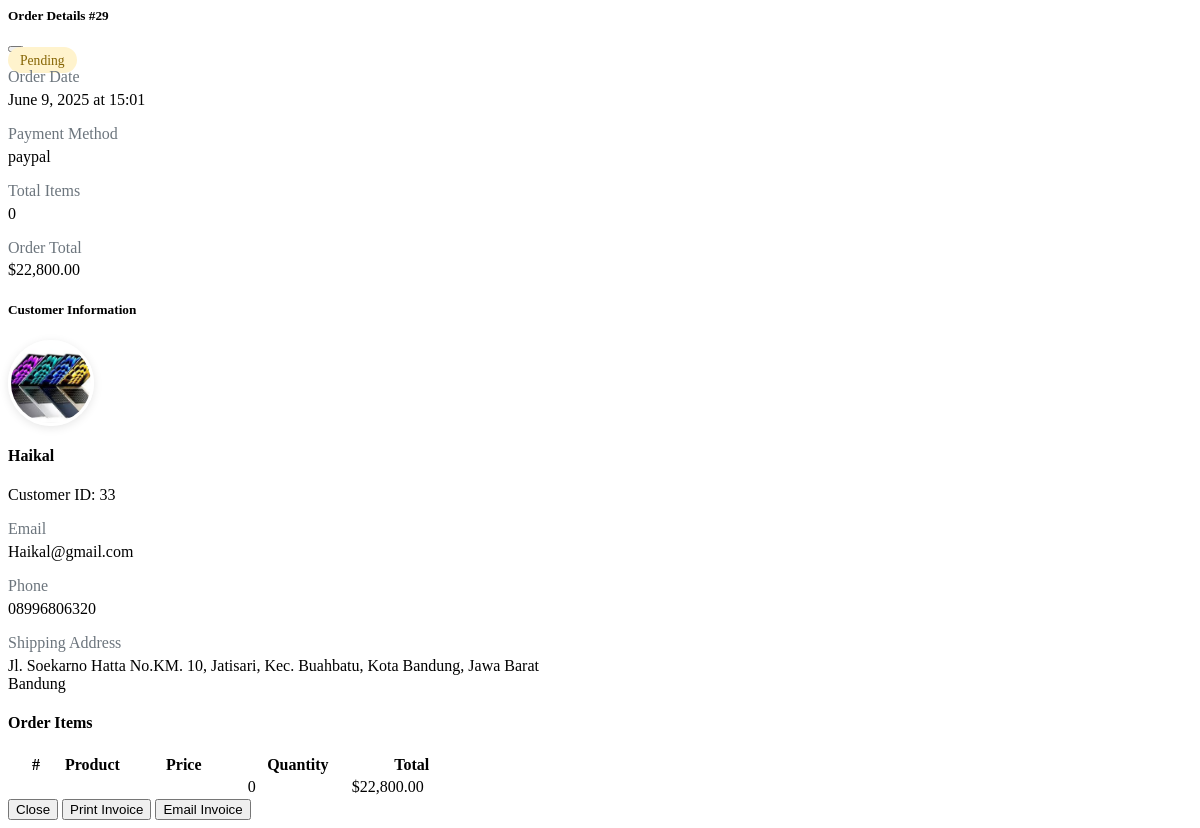
/admin/Pages/getCustomerDetails.php?id=29 (signed in), run on the app's committed database.
### tables this page shows
CREATE TABLE IF NOT EXISTS `orders` (
  `order_id` int(11) NOT NULL AUTO_INCREMENT,
  `order_cost` decimal(10,2) NOT NULL,
  `order_status` varchar(100) NOT NULL DEFAULT 'on_hold',
  `customer_id` int(11) NOT NULL,
  `customer_phone` varchar(15) NOT NULL,
  `customer_city` varchar(255) NOT NULL,
  `customer_address` varchar(255) NOT NULL,
  `order_date` datetime NOT NULL DEFAULT current_timestamp(),
  `payment_method` varchar(50) DEFAULT NULL,
  PRIMARY KEY (`order_id`)
);

CREATE TABLE IF NOT EXISTS `customers` (
  `customer_id` int(11) NOT NULL AUTO_INCREMENT,
  `customer_name` varchar(100) NOT NULL,
  `customer_email` varchar(100) NOT NULL,
  `customer_password` varchar(100) NOT NULL,
  `customer_phone` varchar(20) DEFAULT NULL,
  `customer_city` varchar(255) DEFAULT NULL,
  `customer_address` varchar(100) DEFAULT NULL,
  `customer_photo` varchar(255) DEFAULT NULL,
  PRIMARY KEY (`customer_id`)
);

### admin/Pages/getCustomerDetails.php (the view, shortened to what this page needs)
<?php
require_once '../../Database/connection.php';
$order_id = (int)$_GET['id'];
$stmt = $conn->prepare("
    SELECT o.*, c.customer_name, c.customer_email, c.customer_phone, c.customer_address, c.customer_city, c.customer_photo
    FROM orders o
    LEFT JOIN customers c ON o.customer_id = c.customer_id
    WHERE o.order_id = ?
");
$stmt->bind_param("i", $order_id);
$stmt->execute();
$result = $stmt->get_result();
$order = $result->fetch_assoc();
$total_items = 0;
?>
<div class="modal fade" id="orderDetailsModal" tabindex="-1" aria-labelledby="orderDetailsModalLabel" aria-hidden="true">
    <div class="modal-dialog modal-xl modal-dialog-centered modal-dialog-scrollable">
        <div class="modal-content">
            <div class="modal-header bg-primary text-white">
                <h5 class="modal-title" id="orderDetailsModalLabel">
                    <i class="fas fa-shopping-cart me-2"></i>Order Details #<?= $order_id ?>
                </h5>
            </div>
            <div class="modal-body">
                <div class="row mb-4">
                    <div class="col-md-6">
                        <div class="d-flex align-items-center mb-3">
                            <span class="status-badge status-<?= $order['order_status'] ?>">
                                <?= ucfirst($order['order_status']) ?>
                            </span>
                        </div>
                        <div class="mb-3">
                            <div class="info-label">Order Date</div>
                            <div class="info-value"><?= date('F j, Y \a\t H:i', strtotime($order['order_date'])) ?></div>
                        </div>
                        <div class="mb-3">
                            <div class="info-label">Payment Method</div>
                            <div class="info-value text-capitalize"><?= $order['payment_method'] ?? 'Not specified' ?></div>
                        </div>
                    </div>
                    <div class="col-md-6 text-md-end">
                        <div class="mb-3">
                            <div class="info-label">Total Items</div>
                            <div class="info-value"><?= $total_items ?></div>
                        </div>
                        <div class="mb-3">
                            <div class="info-label">Order Total</div>
                            <div class="info-value h4 text-primary">$<?= number_format($order['order_cost'], 2) ?></div>
                        </div>
                    </div>
                </div>
                <div class="card mb-4">
                    <div class="card-header bg-light">
                        <h5 class="mb-0"><i class="fas fa-user me-2"></i>Customer Information</h5>
                    </div>
                    <div class="card-body">
                        <div class="d-flex align-items-center mb-4">
                            <img src="<?= $order['customer_photo'] ?? 'https://via.placeholder.com/80?text=User' ?>"
                                 alt="<?= htmlspecialchars($order['customer_name']) ?>"
                                 class="customer-photo">
                            <div>
                                <h4 class="mb-1"><?= htmlspecialchars($order['customer_name']) ?></h4>
                                <p class="text-muted mb-1">Customer ID: <?= $order['customer_id'] ?></p>
                            </div>
                        </div>
                        <div class="row">
                            <div class="col-md-6">
                                <div class="mb-3">
                                    <div class="info-label"><i class="fas fa-envelope me-2"></i>Email</div>
                                    <div class="info-value"><?= htmlspecialchars($order['customer_email']) ?></div>
                                </div>
                            </div>
                            <div class="col-md-6">
                                <div class="mb-3">
                                    <div class="info-label"><i class="fas fa-phone me-2"></i>Phone</div>
                                    <div class="info-value"><?= htmlspecialchars($order['customer_phone']) ?></div>
                                </div>
                            </div>
                            <div class="col-12">
                                <div class="mb-0">
                                    <div class="info-label"><i class="fas fa-map-marker-alt me-2"></i>Shipping Address</div>
                                    <div class="info-value">
                                        <?= htmlspecialchars($order['customer_address']) ?><br>
                                        <?= htmlspecialchars($order['customer_city']) ?>
                                    </div>
                                </div>
                            </div>
                        </div>
                    </div>
                </div>
                <h4 class="mb-3"><i class="fas fa-box-open me-2"></i>Order Items</h4>
                <div class="table-responsive">
                    <table class="table table-hover">
                        <thead class="table-light">
                            <tr>
                                <th width="50">#</th>
                                <th>Product</th>
                                <th width="120" class="text-end">Price</th>
                                <th width="100" class="text-center">Quantity</th>
                                <th width="120" class="text-end">Total</th>
                            </tr>
                        </thead>
                        <tfoot class="table-light">
                            <tr>
                                <td colspan="3"></td>
                                <td class="text-center fw-bold"><?= $total_items ?></td>
                                <td class="text-end fw-bold">$<?= number_format($order['order_cost'], 2) ?></td>
                            </tr>
                        </tfoot>
                    </table>
                </div>
            </div>
            <div class="modal-footer">
                <button type="button" class="btn btn-secondary" data-bs-dismiss="modal">
                    <i class="fas fa-times me-2"></i> Close
                </button>
                <button type="button" class="btn btn-primary" onclick="window.print()">
                    <i class="fas fa-print me-2"></i> Print Invoice
                </button>
                <button type="button" class="btn btn-success">
                    <i class="fas fa-paper-plane me-2"></i> Email Invoice
                </button>
            </div>
        </div>
    </div>
</div>

### admin/Pages/getCustomerDetails.php (style rules this page uses)
.status-badge { padding: 0.35rem 0.75rem; border-radius: 50px; font-size: 0.85rem; font-weight: 500; text-transform: capitalize; }
.status-pending { background-color: #fff3cd; color: #856404; }
.customer-photo { width: 80px; height: 80px; border-radius: 50%; object-fit: cover; border: 3px solid white; box-shadow: 0 2px 10px rgba(0,0,0,0.1); margin-right: 1.5rem; }
.info-label { color: #6c757d; font-weight: 500; margin-bottom: 0.3rem; }
.info-value { font-weight: 500; margin-bottom: 1rem; }
.modal-xl { max-width: 1200px; }

### data on the page
orders: order_status "Pending", order_date "June 9, 2025 at 15:01", payment_method "paypal", order_cost "22,800.00", customer.customer_photo (picture), customer.customer_name "Haikal", customer "33", customer.customer_email "Haikal@gmail.com", customer.customer_phone "08996806320", customer.customer_address "Jl. Soekarno Hatta No.KM. 10, Jatisari, Kec. Buahbatu, Kota Bandung, Jawa Barat", customer.customer_city "Bandung"

### other printed values
$order_id "29"
$total_items "0"
